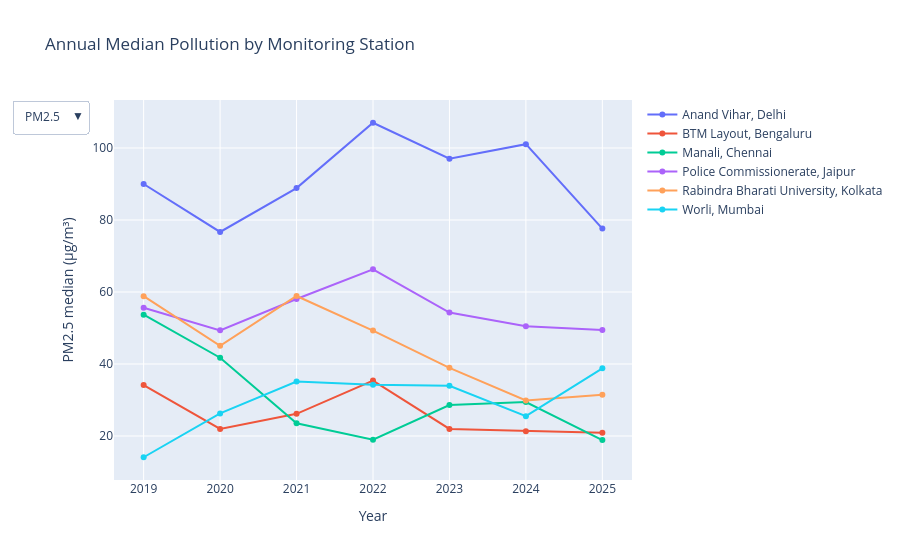

The notebook cell this image was saved under:
### Markdown cell above
In the above chart, the red line marks India’s 24-hour PM2.5 standard of 60 µg/m³. The green line marks WHO’s 24-hour guideline of 15 µg/m³.

In the above chart,PM2.5 readings are concentrated at lower levels but have long upper tails, showing that occasional high-pollution days are an important part of the record. Anand Vihar in Delhi has the broadest and most extreme distribution, while Bengaluru, Chennai, and Worli have lower-centered distributions. All six stations show readings above the WHO reference, and each has readings above India’s daily standard, showing that extreme readings occurred across the study sites and that high-pollution episodes are not unique to Anand Vihar; they appear in every selected station’s record.This also indicates a multi-location air-quality concern within the different regions in our country.

### Code cell
from typing import Any


annual = data.groupby(["station", "year"])[
    ["PM2.5 (µg/m³)", "PM10 (µg/m³)", ]
].median().reset_index()

fig = go.Figure()

for station in station_order:
    station_data = annual[annual["station"] == station]

    fig.add_scatter(
        x=station_data["year"],
        y=station_data["PM2.5 (µg/m³)"],
        mode="lines+markers",
        name=station
    )

for station in station_order:
    station_data = annual[annual["station"] == station]

    fig.add_scatter(
        x=station_data["year"],
        y=station_data["PM10 (µg/m³)"],
        mode="lines+markers",
        name=station,
        visible=False
    )

fig.update_layout(
    title="Annual Median Pollution by Monitoring Station",
    xaxis_title="Year",
    yaxis_title="PM2.5 median (µg/m³)",
    updatemenus=[{
        "buttons": [
            {
                "label": "PM2.5",
                "method": "update",
                "args": [
                    {"visible": [True] * 6 + [False] * 6},
                    {"yaxis.title": "PM2.5 median (µg/m³)"}
                ]
            },
            {
                "label": "PM10",
                "method": "update",
                "args": [
                    {"visible": [False] * 6 + [True] * 6},
                    {"yaxis.title": "PM10 median (µg/m³)"}
                ]
            }
        ],
        "direction": "down"
    }]
)

fig.show()

### Figure 1 — Plotly figure (JSON) as saved in the notebook; plotly's stock layout.template omitted (floating-point values rounded to 4 significant figures)
{"data": [{"mode": "lines+markers", "name": "Anand Vihar, Delhi", "type": "scatter", "x": [2019, 2020, 2021, 2022, 2023, 2024, 2025], "y": [89.99, 76.67, 88.86, 107.0, 97.03, 101.1, 77.62]}, {"mode": "lines+markers", "name": "BTM Layout, Bengaluru", "type": "scatter", "x": [2019, 2020, 2021, 2022, 2023, 2024, 2025], "y": [34.14, 21.96, 26.16, 35.4, 21.96, 21.34, 20.91]}, {"mode": "lines+markers", "name": "Manali, Chennai", "type": "scatter", "x": [2019, 2020, 2021, 2022, 2023, 2024, 2025], "y": [53.69, 41.73, 23.53, 18.95, 28.6, 29.41, 18.87]}, {"mode": "lines+markers", "name": "Police Commissionerate, Jaipur", "type": "scatter", "x": [2019, 2020, 2021, 2022, 2023, 2024, 2025], "y": [55.61, 49.34, 58.05, 66.31, 54.3, 50.46, 49.42]}, {"mode": "lines+markers", "name": "Rabindra Bharati University, Kolkata", "type": "scatter", "x": [2019, 2020, 2021, 2022, 2023, 2024, 2025], "y": [58.83, 45.03, 58.89, 49.28, 38.93, 29.88, 31.48]}, {"mode": "lines+markers", "name": "Worli, Mumbai", "type": "scatter", "x": [2019, 2020, 2021, 2022, 2023, 2024, 2025], "y": [14.09, 26.26, 35.12, 34.25, 33.92, 25.49, 38.78]}, {"mode": "lines+markers", "name": "Anand Vihar, Delhi", "type": "scatter", "visible": false, "x": [2019, 2020, 2021, 2022, 2023, 2024, 2025], "y": [251.9, 166.7, 258.4, 315.0, 278.9, 304.1, 241.5]}, {"mode": "lines+markers", "name": "BTM Layout, Bengaluru", "type": "scatter", "visible": false, "x": [2019, 2020, 2021, 2022, 2023, 2024, 2025], "y": [NaN, 78.07, 56.61, 87.42, 44.02, 56.21, 57.95]}, {"mode": "lines+markers", "name": "Manali, Chennai", "type": "scatter", "visible": false, "x": [2019, 2020, 2021, 2022, 2023, 2024, 2025], "y": [NaN, NaN, 45.84, 50.11, 58.84, 56.86, 63.5]}, {"mode": "lines+markers", "name": "Police Commissionerate, Jaipur", "type": "scatter", "visible": false, "x": [2019, 2020, 2021, 2022, 2023, 2024, 2025], "y": [120.2, 112.8, 123.5, 147.3, 131.0, 130.1, 113.2]}, {"mode": "lines+markers", "name": "Rabindra Bharati University, Kolkata", "type": "scatter", "visible": false, "x": [2019, 2020, 2021, 2022, 2023, 2024, 2025], "y": [123.5, 88.26, 117.7, 109.9, 80.65, 73.73, 63.23]}, {"mode": "lines+markers", "name": "Worli, Mumbai", "type": "scatter", "visible": false, "x": [2019, 2020, 2021, 2022, 2023, 2024, 2025], "y": [64.82, 65.3, 78.88, 96.72, 64.91, 79.33, 82.41]}], "layout": {"title": {"text": "Annual Median Pollution by Monitoring Station"}, "updatemenus": [{"buttons": [{"args": [{"visible": [true, true, true, true, true, true, false, false, false, false, false, false]}, {"yaxis.title": "PM2.5 median (µg/m³)"}], "label": "PM2.5", "method": "update"}, {"args": [{"visible": [false, false, false, false, false, false, true, true, true, true, true, true]}, {"yaxis.title": "PM10 median (µg/m³)"}], "label": "PM10", "method": "update"}], "direction": "down"}], "xaxis": {"title": {"text": "Year"}}, "yaxis": {"title": {"text": "PM2.5 median (µg/m³)"}}}}
